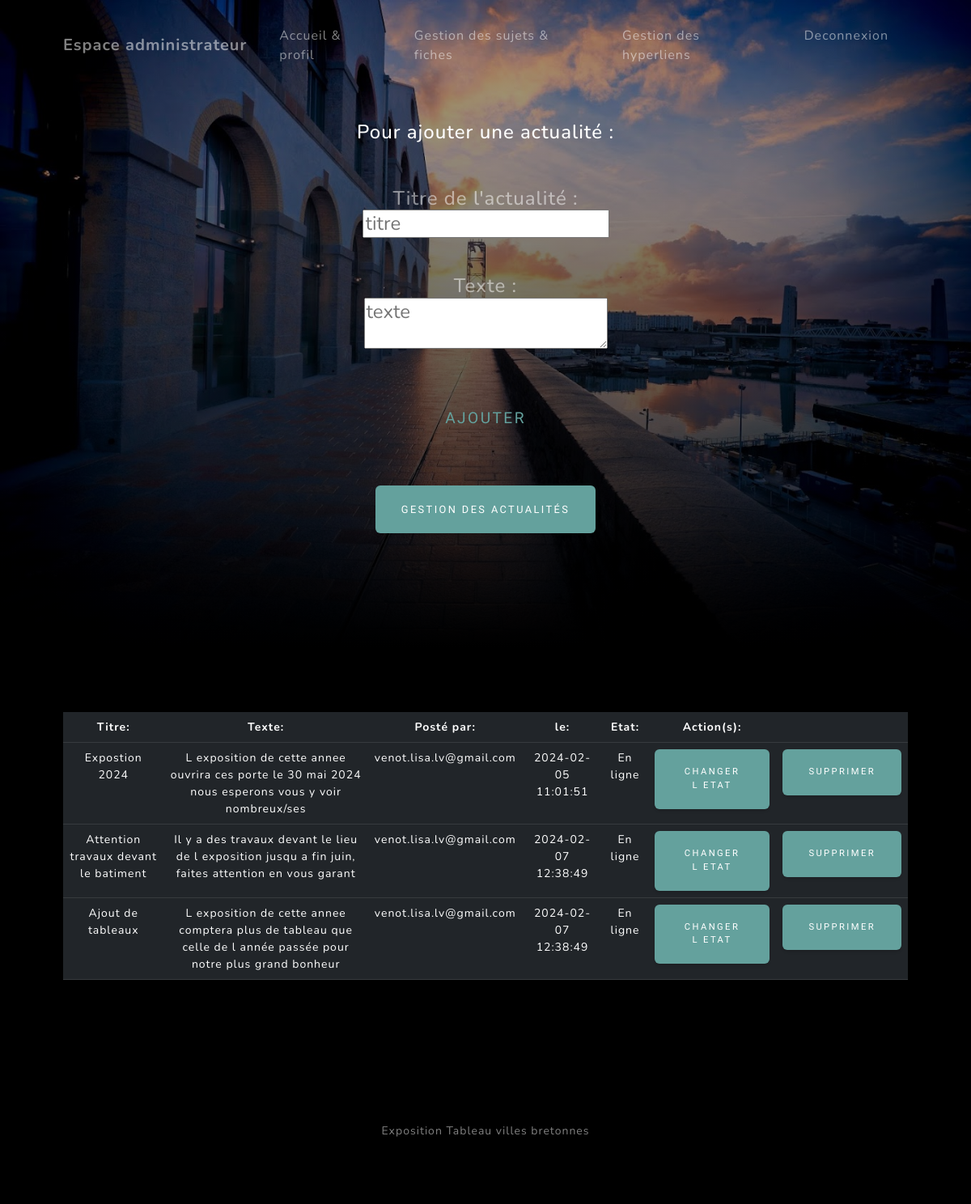
/v2/session/admin_act.php (signed in), run on the app's committed database.
### tables this page shows
CREATE TABLE `T_ACTUALITE_ACT` (
  `act_id` int(11) NOT NULL,
  `act_titre` varchar(80) NOT NULL,
  `act_texte` varchar(500) NOT NULL,
  `act_date` datetime NOT NULL,
  `act_etat` char(1) NOT NULL,
  `com_pseudo` varchar(200) NOT NULL
);

### v2/session/admin_act.php (the view, shortened to what this page needs)
<!DOCTYPE html>
<html lang="en">
    <head>
        <link href="../css/styles.css" rel="stylesheet" />
    </head>
    <body id="page-top">
        <nav class="navbar navbar-expand-lg navbar-light fixed-top" id="mainNav">
            <div class="container px-4 px-lg-5">
                <a class="navbar-brand" href="#page-top">Espace administrateur</a>
                <ul class="navbar-nav ms-auto">
                        <li class="nav-item"><a class="nav-link" href="admin_accueil.php">Accueil & profil </a></li>
                        <li class="nav-item"><a class="nav-link" href="admin_sujet.php">Gestion des sujets & fiches</a></li>
                        <li class="nav-item"><a class="nav-link" href="admin_hyp.php">Gestion des hyperliens </a></li>
                        <li class="nav-item"><a class="nav-link" href="deconnection.php">Deconnexion</a></li>
                    </ul>
                </div>
        </nav>
        <header class="masthead">
        <div class="container px-4 px-lg-5 d-flex h-100 align-items-center justify-content-center">
                <div class="text-center">
                <div class="text-center">
            <form action="action/ajout_act.php" method="post">
                        <fieldset>
                        <h4 class='text-white-50 mx-auto mt-2 mb-5'>
                        <div class="text-center">
                        <h4 class='text-white mb-4' >
                            Pour ajouter une actualité :
                            </h4>
                        </div>
                                <br/>
                                <p>Titre de l'actualité : </br>
                                <input type="text" name="nom" placeholder="titre" required="required"/>
                                </p>
                                <p>Texte :
                                <textarea class="fr-input" name="texte" placeholder="texte"  required="required"></textarea>
                                </p>
                                <input type="submit" class="btn btn-outline-primary btn-sm" value="Ajouter">
                        </fieldset>
                    </form>
                <a class='btn btn-primary' href='#about'>Gestion des actualités</a>
            </div>
                    </div>
                    </div>
        </header>
        <section  id="about">
        <footer class="footer bg-black small text-center text-white-50">
            <div class="container px-4 px-lg-5">
            <?php
                    $mysqli = new mysqli('localhost','eXXXXXXXXsql','XXXXXXXX','eXXXXXXXX_db2');
                    $requete="SELECT* FROM T_ACTUALITE_ACT ";
                        $res = $mysqli->query($requete);
                        if ($res == false){
                            echo "Error: La requête a echoué \n";
                            echo "Errno: " . $mysqli->errno . "\n";
                            echo "Error: " . $mysqli->error . "\n";
                        exit();
                        }
                        else{
                            echo "<table class='table table-hover table-dark'>";
                            echo "<th >";
                            echo "Titre:";
                            echo"</th>";
                            echo "<th >";
                            echo "Texte:";
                            echo"</th>";
                            echo "<th >";
                            echo "Posté par:";
                            echo"</th>";
                            echo "<th >";
                            echo "le:";
                            echo"</th>";
                            echo "<th >";
                            echo "Etat:";
                            echo"</th>";
                            echo "<th >";
                            echo "Action(s):";
                            echo"</th>";
                            echo"<th>";echo"</th>";
                            while ($act = $res->fetch_assoc())
                            {
                                echo "<tr><td>";
                                echo ($act['act_titre']);
                                echo"</td><td>";
                                echo ($act['act_texte']);
                                echo"</td><td>";
                                echo ($act['com_pseudo']);
                                echo "</td><td >";
                                echo ($act['act_date']);
                                echo "</td><td >";
                                if($act['act_etat']=='E'){
                                    echo"En ligne";
                                }
                                else{echo"Caché";}
                                echo "</td><td >";
                                echo"<form action='action/cache.php' method='POST'>";
                                echo("<button type='submit' class='btn btn-primary' name='changer'>Changer l etat</button>");
                                echo"</form>";
                                echo "</td><td >";
                                echo"<form action='action/del_act.php' method='POST'>";
                                echo("<button type='submit' class='btn btn-primary' name='supprimer'>Supprimer</button>");
                                echo"</form>";
                                echo "</td></tr >";}
                            }
                            echo "</table>";
                    ?>
        </div></footer>
        </section>
        <footer class="footer bg-black small text-center text-white-50"><div class="container px-4 px-lg-5">Exposition Tableau villes bretonnes</div></footer>
    </body>
</html>

### data on the page
t_actualite_act: act_titre "Expostion 2024", act_texte "L exposition de cette annee ouvrira ces porte le 30 mai 2024 nous esperons vous y voir nombreux/ses", com_pseudo "venot.lisa.lv@gmail.com", act_date "2024-02-05 11:01:51", act_etat "En ligne"
t_actualite_act: act_titre "Attention travaux devant le batiment", act_texte "Il y a des travaux devant le lieu de l exposition jusqu a fin juin, faites attention en vous garant", com_pseudo "venot.lisa.lv@gmail.com", act_date "2024-02-07 12:38:49", act_etat "En ligne"
t_actualite_act: act_titre "Ajout de tableaux", act_texte "L exposition de cette annee comptera plus de tableau que celle de l année passée pour notre plus grand bonheur", com_pseudo "venot.lisa.lv@gmail.com", act_date "2024-02-07 12:38:49", act_etat "En ligne"
